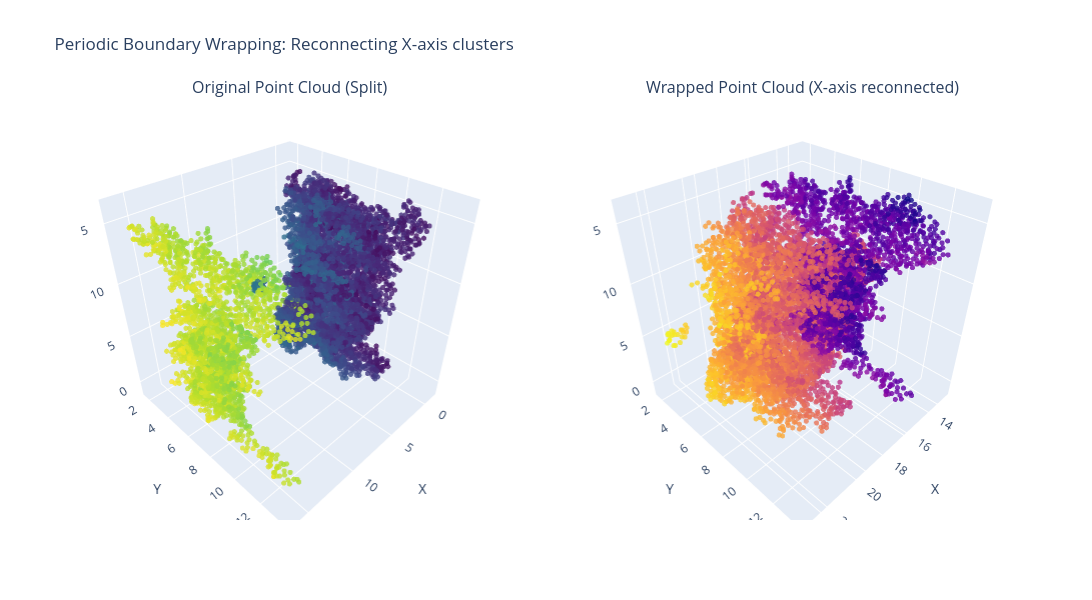

The cell this chart's notebook holds for it:
### Code cell
# 3D Plotly visualization of original vs wrapped coordinates
import plotly.graph_objects as go
from plotly.subplots import make_subplots

if 'coords_wrapped' in locals() and wrapped_axis:
    # Create side-by-side 3D plots
    fig = make_subplots(
        rows=1, cols=2,
        specs=[[{'type': 'scatter3d'}, {'type': 'scatter3d'}]],
        subplot_titles=['Original Point Cloud (Split)', f'Wrapped Point Cloud ({wrapped_axis}-axis reconnected)']
    )
    
    # Original coordinates - color by the axis that was wrapped to show the split
    axis_idx = ['X', 'Y', 'Z'].index(wrapped_axis)
    fig.add_trace(go.Scatter3d(
        x=coords[:, 0], y=coords[:, 1], z=coords[:, 2],
        mode='markers',
        marker=dict(size=3, color=coords[:, axis_idx], colorscale='Viridis', opacity=0.8),
        name='Original (Split)'
    ), row=1, col=1)
    
    # Wrapped coordinates - color by the same axis to show reconnection
    fig.add_trace(go.Scatter3d(
        x=coords_wrapped[:, 0], y=coords_wrapped[:, 1], z=coords_wrapped[:, 2],
        mode='markers', 
        marker=dict(size=3, color=coords_wrapped[:, axis_idx], colorscale='Plasma', opacity=0.8),
        name='Wrapped (Connected)'
    ), row=1, col=2)
    
    # Update layout
    fig.update_layout(
        title=f'Periodic Boundary Wrapping: Reconnecting {wrapped_axis}-axis clusters',
        scene=dict(
            xaxis_title='X', yaxis_title='Y', zaxis_title='Z',
            aspectmode='cube'
        ),
        scene2=dict(
            xaxis_title='X', yaxis_title='Y', zaxis_title='Z',
            aspectmode='cube'
        ),
        width=1200, height=600,
        showlegend=False
    )
    
    fig.show()
    
    print(f"🎯 3D visualization complete!")
    print(f"Left: Original (peptide chain split across boundary)")
    print(f"Right: Wrapped (leftmost cluster moved to connect with rightmost)")
    
    # Show connection statistics
    axis_idx = ['X', 'Y', 'Z'].index(wrapped_axis)
    original_range = coords[:, axis_idx].max() - coords[:, axis_idx].min()
    wrapped_range = coords_wrapped[:, axis_idx].max() - coords_wrapped[:, axis_idx].min()
    print(f"\n📏 {wrapped_axis}-axis statistics:")
    print(f"Original range: {original_range:.3f}")
    print(f"Wrapped range: {wrapped_range:.3f}")
    print(f"Range change: {wrapped_range - original_range:.3f}")
    
else:
    print("❌ Cannot create 3D visualization - no wrapped coordinates available")

### Figure 1 — Plotly figure (JSON) as saved in the notebook; plotly's stock layout.template omitted (floating-point values rounded to 4 significant figures; data arrays with more than 128 entries replaced by an {"elided": "..."} marker saying what was removed)
{"data": [{"marker": {"color": {"elided": "6900 float values"}, "colorscale": [[0, "#440154"], [0.1111, "#482878"], [0.2222, "#3e4989"], [0.3333, "#31688e"], [0.4444, "#26828e"], [0.5556, "#1f9e89"], [0.6667, "#35b779"], [0.7778, "#6ece58"], [0.8889, "#b5de2b"], [1, "#fde725"]], "opacity": 0.8, "size": 3}, "mode": "markers", "name": "Original (Split)", "scene": "scene", "type": "scatter3d", "x": {"elided": "6900 float values"}, "y": {"elided": "6900 float values"}, "z": {"elided": "6900 float values"}}, {"marker": {"color": {"elided": "6900 float values"}, "colorscale": [[0, "#0d0887"], [0.1111, "#46039f"], [0.2222, "#7201a8"], [0.3333, "#9c179e"], [0.4444, "#bd3786"], [0.5556, "#d8576b"], [0.6667, "#ed7953"], [0.7778, "#fb9f3a"], [0.8889, "#fdca26"], [1, "#f0f921"]], "opacity": 0.8, "size": 3}, "mode": "markers", "name": "Wrapped (Connected)", "scene": "scene2", "type": "scatter3d", "x": {"elided": "6900 float values"}, "y": {"elided": "6900 float values"}, "z": {"elided": "6900 float values"}}], "layout": {"annotations": [{"font": {"size": 16}, "showarrow": false, "text": "Original Point Cloud (Split)", "x": 0.225, "xanchor": "center", "xref": "paper", "y": 1, "yanchor": "bottom", "yref": "paper"}, {"font": {"size": 16}, "showarrow": false, "text": "Wrapped Point Cloud (X-axis reconnected)", "x": 0.775, "xanchor": "center", "xref": "paper", "y": 1, "yanchor": "bottom", "yref": "paper"}], "height": 600, "scene": {"aspectmode": "cube", "domain": {"x": [0, 0.45], "y": [0, 1]}, "xaxis": {"title": {"text": "X"}}, "yaxis": {"title": {"text": "Y"}}, "zaxis": {"title": {"text": "Z"}}}, "scene2": {"aspectmode": "cube", "domain": {"x": [0.55, 1], "y": [0, 1]}, "xaxis": {"title": {"text": "X"}}, "yaxis": {"title": {"text": "Y"}}, "zaxis": {"title": {"text": "Z"}}}, "showlegend": false, "title": {"text": "Periodic Boundary Wrapping: Reconnecting X-axis clusters"}, "width": 1200}}
